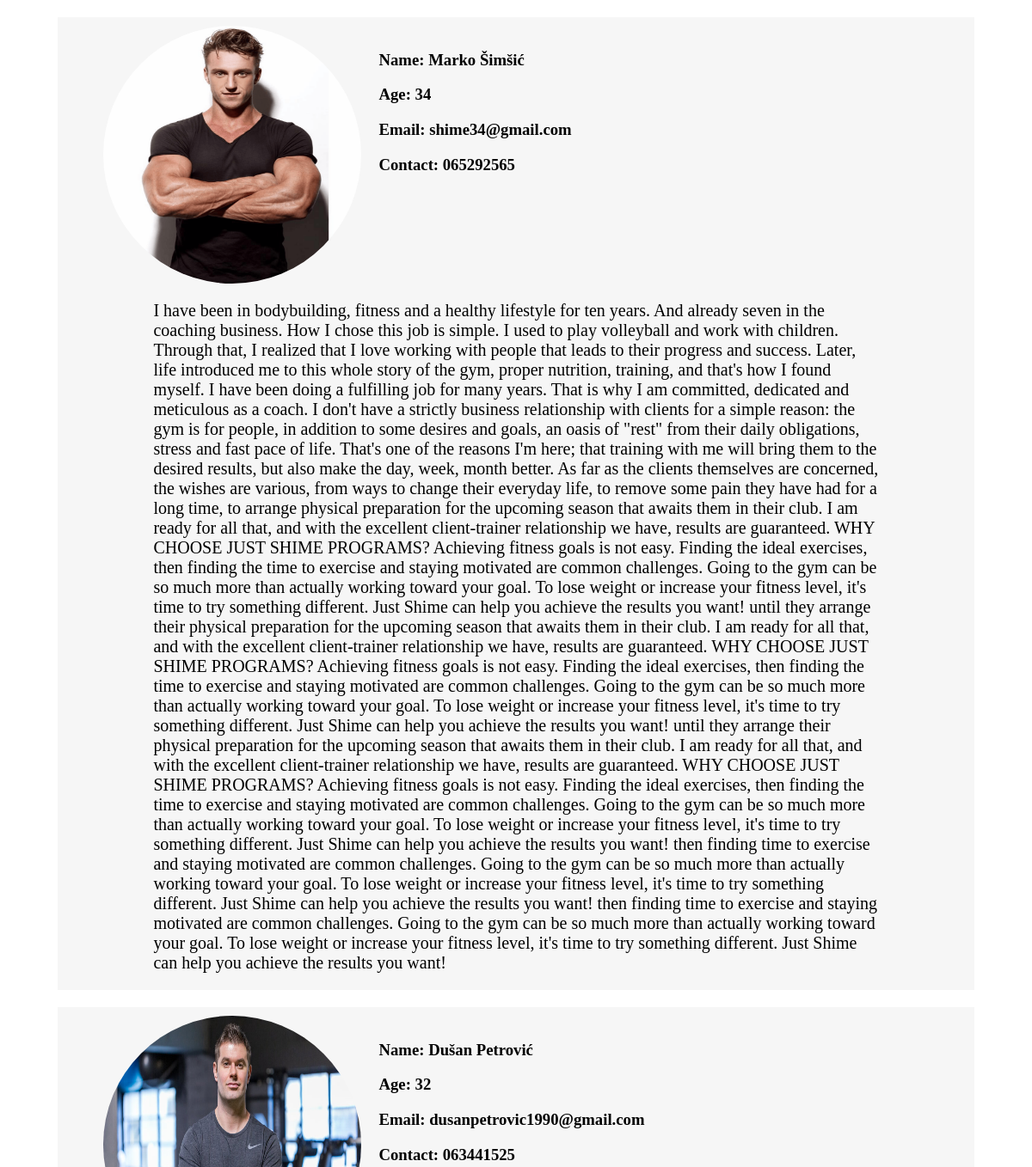
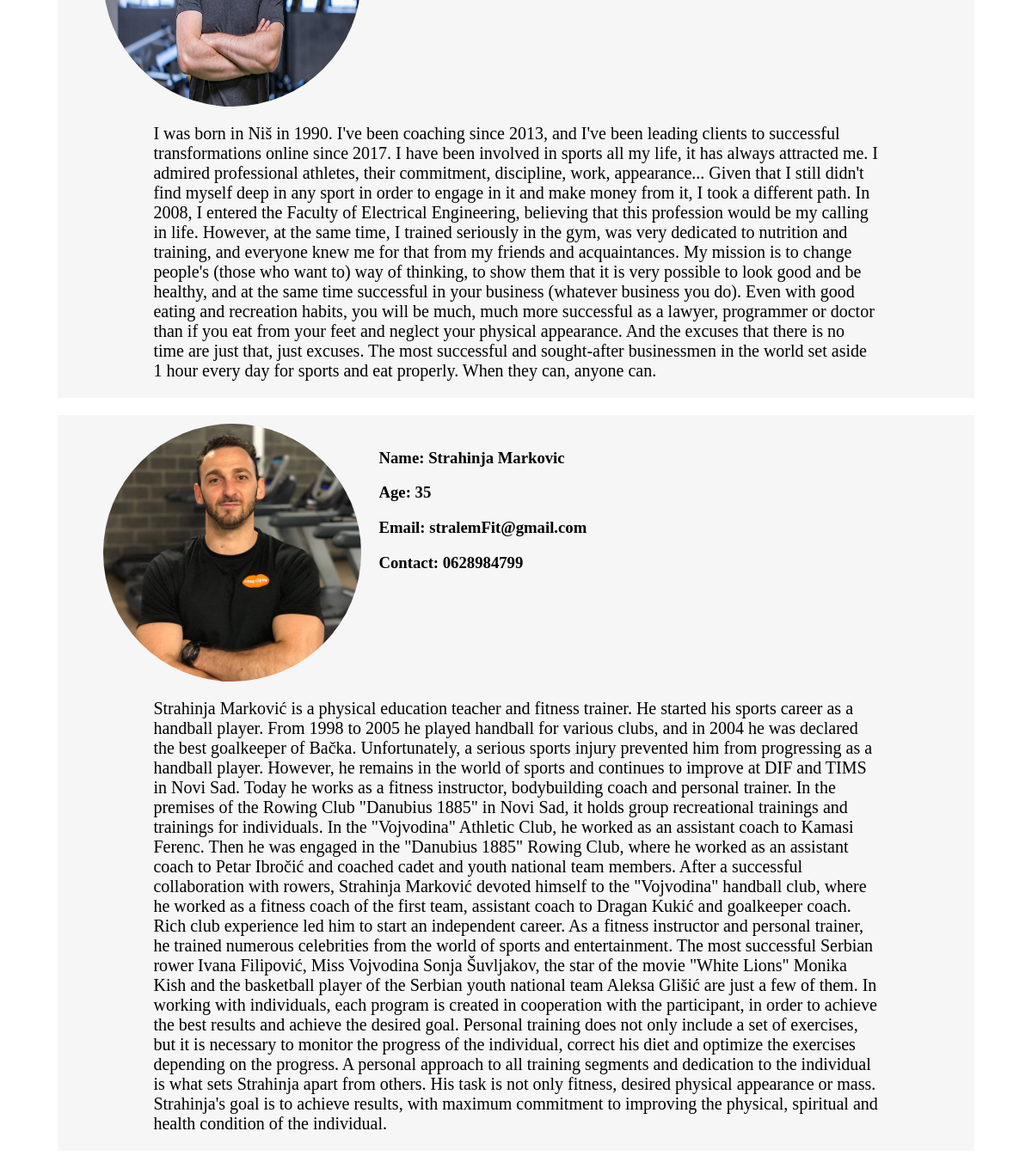
/web2022/home.php, run on the app's committed database (2 pictures, top to bottom).
### tables this page shows
CREATE TABLE `users` (
  `id` int(11) NOT NULL,
  `fname` varchar(30) NOT NULL,
  `sname` varchar(30) NOT NULL,
  `age` int(3) NOT NULL,
  `phone` varchar(30) NOT NULL,
  `username` varchar(30) NOT NULL,
  `email` varchar(30) NOT NULL,
  `password` varchar(30) NOT NULL,
  `vkey` varchar(30) NOT NULL,
  `verified` tinyint(1) NOT NULL,
  `user_type` varchar(30) NOT NULL,
  `create_date` timestamp NOT NULL DEFAULT current_timestamp() ON UPDATE current_timestamp(),
  `cv` text NOT NULL,
  `image` varchar(100) NOT NULL,
  `status` varchar(20) NOT NULL DEFAULT 'pending'
);

### web2022/home.php (the view, shortened to what this page needs)
<!DOCTYPE html>
<html lang="en">
<head>
    <link type="text/css" rel="stylesheet" href="home.css">
</head>
<body>
<?php
require_once ('db_config.php');
$query = "SELECT * FROM users WHERE user_type=?";
$user = $conn->prepare($query);
$user->execute(['trainer']);
$result = $user->fetchAll(PDO::FETCH_OBJ);
foreach ($result as $res) {
    echo '
  <div id="box2">
    <div class="trainer">
        <div id="up">
            <div id="img" style="background-image: url(uploads/'.$res->image.'); background-repeat: no-repeat; background-size: 100% 100%" ></div>
            <div id="title">
            <h3>Name: '.$res->fname.' '.$res->sname.'</h3>
            <h3>Age: '.$res->age.'</h3>
            <h3>Email: '.$res->email.'</h3>
            <h3>Contact: '.$res->phone.'</h3>
         </div>
        <div id="down">
            <div id="text">'.$res->cv.'</div>
        </div>
    </div>
  </div>';
}
?>
</body>
</html>

### web2022/home.css (style rules this page uses)
.trainer { width: 90%; margin: 20px auto; min-height: 400px; background-color: rgba(207, 207, 207,0.2); }
#up { display: flex; min-height: 300px; width: 90%; margin: auto; flex-wrap: wrap; }
#down { min-height: auto; width: 90%; margin: 10px auto; }
#img { width: 300px; height: 300px; margin-top: 10px; border-radius: 50%; }
#title { width: 400px; height: auto; padding-left: 20px; padding-top: 20px; }
#text { font-size: 20px; padding: 10px; }

### data on the page
users: image (picture), fname "Marko", sname "Šimšić", age "34", email "shime34@gmail.com", phone "065292565", cv "I have been in bodybuilding, fitness and a healthy lifestyle for ten years. And already seven in the coaching business. How I chose this job is simple. I used to play volleyball and work with children. Through that, I realized that I love working with people that leads to their progress and success. Later, life introduced me to this whole story of the gym, proper nutrition, training, and that's how I found myself. I have been doing a fulfilling job for many years. That is why I am committed, dedicated and meticulous as a coach. I don't have a strictly business relationship with clients for a simple reason: the gym is for people, in addition to some desires and goals, an oasis of \"rest\" from…"
users: image (picture), fname "Dušan", sname "Petrović", age "32", email "dusanpetrovic1990@gmail.com", phone "063441525", cv "I was born in Niš in 1990. I've been coaching since 2013, and I've been leading clients to successful transformations online since 2017. I have been involved in sports all my life, it has always attracted me. I admired professional athletes, their commitment, discipline, work, appearance... Given that I still didn't find myself deep in any sport in order to engage in it and make money from it, I took a different path. In 2008, I entered the Faculty of Electrical Engineering, believing that this profession would be my calling in life. However, at the same time, I trained seriously in the gym, was very dedicated to nutrition and training, and everyone knew me for that from my friends and…"
users: image (picture), fname "Strahinja", sname "Markovic", age "35", email "stralemFit@gmail.com", phone "0628984799", cv "Strahinja Marković is a physical education teacher and fitness trainer. He started his sports career as a handball player. From 1998 to 2005 he played handball for various clubs, and in 2004 he was declared the best goalkeeper of Bačka. Unfortunately, a serious sports injury prevented him from progressing as a handball player. However, he remains in the world of sports and continues to improve at DIF and TIMS in Novi Sad. Today he works as a fitness instructor, bodybuilding coach and personal trainer. In the premises of the Rowing Club \"Danubius 1885\" in Novi Sad, it holds group recreational trainings and trainings for individuals. In the \"Vojvodina\" Athletic Club, he worked as an assistant…"
